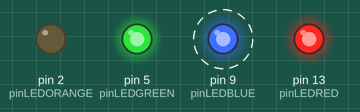
A sketch run on a simulated Arduino Uno, built with avr-gcc and run on an emulated ATmega328P. On the bench: output pins drawn as LEDs (lit = HIGH). Dashed ring = blinking. What the sketch prints to the serial monitor is not drawn.

Above: at 0.3 s.
Timing chart, 0 to 3.1 s (numbered marks = the images above):
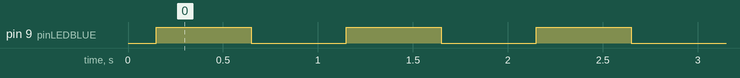

Measured:
- by itself, pin 9 (pinLEDBLUE): alternates HIGH for 0.50 s and LOW for 0.50 s

The sketch:

exercicios_aula_281.ino
```cpp
//1- controle de temperatura
    //Ecreva um programa para acionar um alarme (ligar um LED)]
	//quando a temperatura for superior a 30C


//2- Alerta de bateria
	//Escreva um codigo que acione um alerta quando a bateria
	//estiver entre 20%  80%


//3- Criar um programa que avalie um valor, converta esse valor de um intervalo
	//de 0 a 1023 para um novo intervalo de 0 a 100, em seguida coloque os resultados
	//entre os limites de 20 e 80, caso o valor exceda os limites acenda
	//um led de alerta e mostre no terminal a mensagem "O valor__
	// execedeu os limtes, valor reajustado para __"

//4 - Acender o led caso o numero seja par. Escreva um programa que acenda
	// o led caso o numero avaliado seja par


#define pinLEDRED 13
#define pinLEDBLUE 9
#define pinLEDGREEN 5
#define tempoBATERIA 500
#define pinLEDORANGE 2


int temperatura = 32;
int bateria = 48;
int resultadoMap = 0;
int valor = 1000;
int resultadoConstrain = 0;
int numeroAvaliado = 67;
int numeroDivisivel = 2;
int resultado = 0;

void setup()
{
  Serial.begin (9600);

  //***exercicio 1****
  pinMode (pinLEDRED, OUTPUT);
  if (temperatura >30){
  Serial.println ("Alerta alta temperatura");
  digitalWrite (pinLEDRED,HIGH);
 }

  //****exercicio 2****
  pinMode (pinLEDBLUE, OUTPUT);
  if (bateria >20 && bateria<80){
  Serial.println("Bateria entre 20% e 80%");
  }

  //****exercicio 3*****
  pinMode (pinLEDGREEN, OUTPUT);
  resultadoMap = map (valor, 0, 1023, 0, 100);
  Serial.print ("O resultado do map encontrado eh: ");
  Serial.println (resultadoMap);
  resultadoConstrain = constrain (resultadoMap, 20, 80);
  Serial.print ("O resultado da constrain encontrada eh: ");
  Serial.println (resultadoConstrain);

  if (resultadoMap <20 || resultadoMap >80){
    digitalWrite (pinLEDGREEN, HIGH);
    Serial.print ("O valor ");
    Serial.print (resultadoMap);
    Serial.print (" excedeu os limites, valor reajustado para ");
    Serial.println (resultadoConstrain);
  }

 //****exercicio 4*****
 pinMode (pinLEDORANGE, OUTPUT);
 resultado = numeroAvaliado / numeroDivisivel;
 resultado = numeroAvaliado % numeroDivisivel;
  if (resultado==0){
   digitalWrite (pinLEDORANGE, HIGH);
  }
  else {
  Serial.println ("O numero eh impar");
  }
}


void loop()
{
  //****exercicio 2****
  if (bateria >20 && bateria <80 ){
  digitalWrite (pinLEDBLUE, HIGH);
  delay (tempoBATERIA);
  digitalWrite (pinLEDBLUE, LOW);
  delay (tempoBATERIA);
  }

}
```
